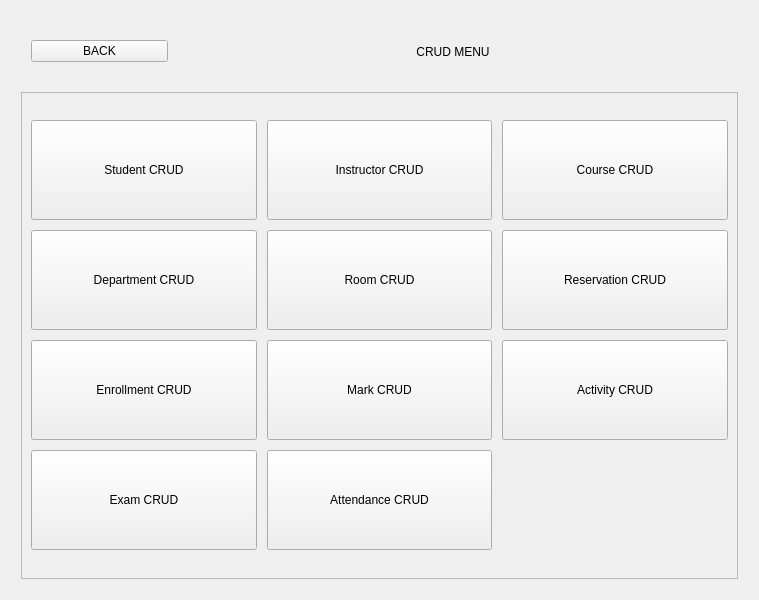
<?xml version="1.0" encoding="UTF-8"?>
<ui version="4.0">
 <class>Form</class>
 <widget class="QWidget" name="Form">
  <property name="geometry">
   <rect>
    <x>0</x>
    <y>0</y>
    <width>759</width>
    <height>600</height>
   </rect>
  </property>
  <property name="windowTitle">
   <string>Form</string>
  </property>
  <layout class="QVBoxLayout" name="verticalLayout_2">
   <item>
    <layout class="QVBoxLayout" name="main" stretch="1,8">
     <property name="spacing">
      <number>10</number>
     </property>
     <property name="leftMargin">
      <number>10</number>
     </property>
     <property name="topMargin">
      <number>10</number>
     </property>
     <property name="rightMargin">
      <number>10</number>
     </property>
     <property name="bottomMargin">
      <number>10</number>
     </property>
     <item>
      <layout class="QHBoxLayout" name="top_layout" stretch="1,4">
       <property name="spacing">
        <number>10</number>
       </property>
       <property name="leftMargin">
        <number>10</number>
       </property>
       <property name="topMargin">
        <number>10</number>
       </property>
       <property name="rightMargin">
        <number>10</number>
       </property>
       <property name="bottomMargin">
        <number>10</number>
       </property>
       <item>
        <widget class="QPushButton" name="back_btn">
         <property name="text">
          <string>BACK</string>
         </property>
        </widget>
       </item>
       <item>
        <widget class="QLabel" name="title">
         <property name="text">
          <string>CRUD MENU</string>
         </property>
         <property name="alignment">
          <set>Qt::AlignCenter</set>
         </property>
        </widget>
       </item>
      </layout>
     </item>
     <item>
      <widget class="QScrollArea" name="scrollArea">
       <property name="widgetResizable">
        <bool>true</bool>
       </property>
       <widget class="QWidget" name="scrollAreaWidgetContents">
        <property name="geometry">
         <rect>
          <x>0</x>
          <y>0</y>
          <width>719</width>
          <height>489</height>
         </rect>
        </property>
        <layout class="QVBoxLayout" name="verticalLayout">
         <item>
          <layout class="QGridLayout" name="buttons_grid">
           <property name="spacing">
            <number>10</number>
           </property>
           <item row="0" column="0">
            <widget class="QPushButton" name="student_crud_btn">
             <property name="sizePolicy">
              <sizepolicy hsizetype="Expanding" vsizetype="Fixed">
               <horstretch>0</horstretch>
               <verstretch>0</verstretch>
              </sizepolicy>
             </property>
             <property name="minimumSize">
              <size>
               <width>100</width>
               <height>100</height>
              </size>
             </property>
             <property name="text">
              <string>Student CRUD</string>
             </property>
            </widget>
           </item>
           <item row="0" column="1">
            <widget class="QPushButton" name="instructor_crud_btn">
             <property name="sizePolicy">
              <sizepolicy hsizetype="Expanding" vsizetype="Fixed">
               <horstretch>0</horstretch>
               <verstretch>0</verstretch>
              </sizepolicy>
             </property>
             <property name="minimumSize">
              <size>
               <width>100</width>
               <height>100</height>
              </size>
             </property>
             <property name="text">
              <string>Instructor CRUD</string>
             </property>
            </widget>
           </item>
           <item row="0" column="2">
            <widget class="QPushButton" name="course_crud_btn">
             <property name="sizePolicy">
              <sizepolicy hsizetype="Expanding" vsizetype="Fixed">
               <horstretch>0</horstretch>
               <verstretch>0</verstretch>
              </sizepolicy>
             </property>
             <property name="minimumSize">
              <size>
               <width>100</width>
               <height>100</height>
              </size>
             </property>
             <property name="text">
              <string>Course CRUD</string>
             </property>
            </widget>
           </item>
           <item row="1" column="0">
            <widget class="QPushButton" name="department_crud_btn">
             <property name="sizePolicy">
              <sizepolicy hsizetype="Expanding" vsizetype="Fixed">
               <horstretch>0</horstretch>
               <verstretch>0</verstretch>
              </sizepolicy>
             </property>
             <property name="minimumSize">
              <size>
               <width>100</width>
               <height>100</height>
              </size>
             </property>
             <property name="text">
              <string>Department CRUD</string>
             </property>
            </widget>
           </item>
           <item row="1" column="1">
            <widget class="QPushButton" name="room_crud_btn">
             <property name="sizePolicy">
              <sizepolicy hsizetype="Expanding" vsizetype="Fixed">
               <horstretch>0</horstretch>
               <verstretch>0</verstretch>
              </sizepolicy>
             </property>
             <property name="minimumSize">
              <size>
               <width>100</width>
               <height>100</height>
              </size>
             </property>
             <property name="text">
              <string>Room CRUD</string>
             </property>
            </widget>
           </item>
           <item row="1" column="2">
            <widget class="QPushButton" name="reservation_crud_btn">
             <property name="sizePolicy">
              <sizepolicy hsizetype="Expanding" vsizetype="Fixed">
               <horstretch>0</horstretch>
               <verstretch>0</verstretch>
              </sizepolicy>
             </property>
             <property name="minimumSize">
              <size>
               <width>100</width>
               <height>100</height>
              </size>
             </property>
             <property name="text">
              <string>Reservation CRUD</string>
             </property>
            </widget>
           </item>
           <item row="2" column="0">
            <widget class="QPushButton" name="enrollment_crud_btn">
             <property name="sizePolicy">
              <sizepolicy hsizetype="Expanding" vsizetype="Fixed">
               <horstretch>0</horstretch>
               <verstretch>0</verstretch>
              </sizepolicy>
             </property>
             <property name="minimumSize">
              <size>
               <width>100</width>
               <height>100</height>
              </size>
             </property>
             <property name="text">
              <string>Enrollment CRUD</string>
             </property>
            </widget>
           </item>
           <item row="2" column="1">
            <widget class="QPushButton" name="mark_crud_btn">
             <property name="sizePolicy">
              <sizepolicy hsizetype="Expanding" vsizetype="Fixed">
               <horstretch>0</horstretch>
               <verstretch>0</verstretch>
              </sizepolicy>
             </property>
             <property name="minimumSize">
              <size>
               <width>100</width>
               <height>100</height>
              </size>
             </property>
             <property name="text">
              <string>Mark CRUD</string>
             </property>
            </widget>
           </item>
           <item row="2" column="2">
            <widget class="QPushButton" name="activity_crud_btn">
             <property name="sizePolicy">
              <sizepolicy hsizetype="Expanding" vsizetype="Fixed">
               <horstretch>0</horstretch>
               <verstretch>0</verstretch>
              </sizepolicy>
             </property>
             <property name="minimumSize">
              <size>
               <width>100</width>
               <height>100</height>
              </size>
             </property>
             <property name="text">
              <string>Activity CRUD</string>
             </property>
            </widget>
           </item>
           <item row="3" column="0">
            <widget class="QPushButton" name="exam_crud_btn">
             <property name="sizePolicy">
              <sizepolicy hsizetype="Expanding" vsizetype="Fixed">
               <horstretch>0</horstretch>
               <verstretch>0</verstretch>
              </sizepolicy>
             </property>
             <property name="minimumSize">
              <size>
               <width>100</width>
               <height>100</height>
              </size>
             </property>
             <property name="text">
              <string>Exam CRUD</string>
             </property>
            </widget>
           </item>
           <item row="3" column="1">
            <widget class="QPushButton" name="attendance_crud_btn">
             <property name="sizePolicy">
              <sizepolicy hsizetype="Expanding" vsizetype="Fixed">
               <horstretch>0</horstretch>
               <verstretch>0</verstretch>
              </sizepolicy>
             </property>
             <property name="minimumSize">
              <size>
               <width>100</width>
               <height>100</height>
              </size>
             </property>
             <property name="text">
              <string>Attendance CRUD</string>
             </property>
            </widget>
           </item>
          </layout>
         </item>
        </layout>
       </widget>
      </widget>
     </item>
    </layout>
   </item>
  </layout>
 </widget>
 <resources/>
 <connections/>
</ui>
